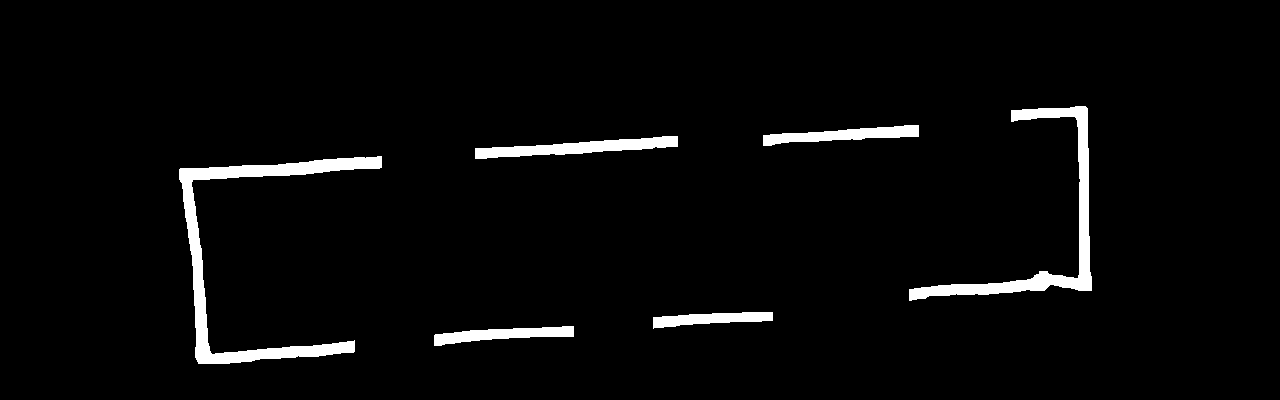
#> input picture removed.jpeg, 1280 x 400 px
$ python -i preprocess.py   (imports and definitions only)
#> lines starting #> are read from the running program, lines starting #| are printed output that depends on the picture; after the words box and inside, x2 and y2 are one past the last pixel; in counts of white or black regions, pixels touching at a corner belong together
import cv2
import numpy as np
from sklearn.cluster import DBSCAN

transition_list = []

def initial_filtering(img):
    # converting to grey scale
    img = cv2.cvtColor(img, cv2.COLOR_RGB2GRAY)
    # applying adaptive threshold
    img = cv2.adaptiveThreshold(img, 255, cv2.ADAPTIVE_THRESH_MEAN_C, cv2.THRESH_BINARY_INV, 31, 21)
    transition_list.append(img)
    # opening i.e. eroding the img and then dialating it for removing noise & dialating again
    k3 = cv2.getStructuringElement(cv2.MORPH_RECT, (3,3))
    img = cv2.morphologyEx(img, cv2.MORPH_OPEN, k3, iterations=2)
    k3_2 = cv2.getStructuringElement(cv2.MORPH_RECT, (3,3))
    transition_list.append(img)
    img = cv2.dilate(img, k3_2, iterations=2)


    return img

def cluster_anchor_points(img, original_img):
    anchor_points = cv2.goodFeaturesToTrack(image=img,maxCorners=100,qualityLevel=0.40,minDistance=20, blockSize=15)
    anchor_points = np.float32(anchor_points.reshape((-1, 2)))
    clustering = DBSCAN(eps=80, min_samples=4).fit(anchor_points)
    labels = clustering.labels_
    unique_labels, counts = np.unique(labels, return_counts=True)

    # add intial clustering to transition list
    cluster_plot = original_img.copy()
    for l in unique_labels:
        if l == -1: continue
        px = [int(i[0]) for i in anchor_points[labels == l]]
        py = [int(i[1]) for i in anchor_points[labels == l]]
        color = np.random.choice(range(256), size=3)
        color = (int (color [ 0 ]), int (color [ 1 ]), int (color [ 2 ]))
        for i in range(len(px)):
            cv2.circle(cluster_plot, (px[i], py[i]), 5, color=tuple(color), thickness=10)

    transition_list.append(cluster_plot)

    # calculating mean cords of each cluster
    cluster_centers = []
    for label in unique_labels:
        if label == -1:
            continue
        cluster_points = anchor_points[labels == label]
        cluster_center = np.mean(cluster_points, axis=0)
        cluster_centers.append(cluster_center)

    # perform fast algorithm to detect corners
    fast = cv2.FastFeatureDetector_create(threshold=20, nonmaxSuppression=False, type=cv2.FAST_FEATURE_DETECTOR_TYPE_9_16)
    kp = fast.detect(img, None)

    # add fast algorithm to transition list
    transition_list.append(cv2.drawKeypoints(original_img.copy(), kp, None, color=(255,0,0)))

    # combining clustering outputs
    fast_features = [np.array([int(kp[i].pt[0]), int(kp[i].pt[1])]) for i in range(len(kp))]
    final_keypoints = anchor_points.copy()
    final_labels = labels.copy()

    for i in fast_features:
        for j in range(len(cluster_centers)):
            if np.linalg.norm(i-cluster_centers[j]) < 60:
                final_keypoints = np.vstack((final_keypoints, [i]))
                final_labels = np.append(final_labels, unique_labels[j+1])
                break

    # add combined clustering to transition list
    final_cluster = original_img.copy()
    for l in unique_labels:
        if l == -1: continue
        px = [int(i[0]) for i in final_keypoints[final_labels == l]]
        py = [int(i[1]) for i in final_keypoints[final_labels == l]]
        color = np.random.choice(range(256), size=3)
        color = (int (color [ 0 ]), int (color [ 1 ]), int (color [ 2 ]))
        for i in range(len(px)):
            cv2.circle(final_cluster, (px[i], py[i]), 5, color=tuple(color), thickness=10)

    transition_list.append(final_cluster)

    return final_keypoints, final_labels, unique_labels, counts


def remove_components(img, anchor_points, labels, unique_labels, counts):
    components_ext = []
    rects = []
    rects_contour = []

    ext_img = img.copy()
    for l,_ in enumerate(counts):
        if l == 0: continue
        px = [int(i[0]) for i in anchor_points[labels == unique_labels[l]]]
        py = [int(i[1]) for i in anchor_points[labels == unique_labels[l]]]
        if abs(max(py)-min(py))*abs(max(px)-min(px)) > 700:
            components_ext.append(ext_img[min(py)-15:max(py)+15, min(px)-15:max(px)+15])
            img[min(py)-15:max(py)+15, min(px)-15:max(px)+15] = 0
            rects_contour.append((np.array([[min(px)-15, min(py)-15],[max(px)+15, min(py)-15],[max(px)+15, max(py)+15],[min(px)-15, max(py)+15]])))
            rects.append([min(px)-22,max(px)+22,min(py)-22,max(py)+22])

    transition_list.append(img)

    return img, rects, rects_contour, components_ext

def wire_mapping(img, rects, rects_contour, original_img):
    cnts = cv2.findContours(img, cv2.RETR_EXTERNAL, cv2.CHAIN_APPROX_SIMPLE)
    filtered_cnts = [c for c in cnts[0] if cv2.contourArea(c) > 600]

    wiring_dict = {}
    last_key = 0
    for c in filtered_cnts:
        for rect in rects:
            for p in c:
                # rect[0] is xmin, rect[1] is xmax, rect[2] is ymin, rect[3] is ymax
                # p[0][0] is x, p[0][1] is y
                if p[0][0] >= rect[0] and p[0][0] <= rect[1] and p[0][1] >= rect[2] and p[0][1] <= rect[3]:
                    if last_key not in wiring_dict.keys():
                        wiring_dict[last_key] = [rect]
                    else:
                        wiring_dict[last_key].append(rect)
                    break
        last_key += 1

    key = 0
    dict_len = len(wiring_dict)
    del_wire = []
    while key < dict_len:
        if len(wiring_dict[key]) == 1:
            del_wire.append(key)
            del wiring_dict[key]
        key += 1

    for i in del_wire:
        del filtered_cnts[i]

    cv2.drawContours(original_img, tuple(rects_contour), -1, (255,0,0), 3)
    cv2.drawContours(original_img, filtered_cnts, -1, (0,255,0), 10)

    return original_img


def driver_preprocess(img):
    transition_list.clear()
    original_img = img.copy()
    img = initial_filtering(img)
    anchor_points, labels, unique_labels, counts = cluster_anchor_points(img.copy(), original_img)
    img, rects, rects_contour, components = remove_components(img, anchor_points, labels, unique_labels, counts)
    img = wire_mapping(img, rects, rects_contour, original_img)
    return img, transition_list, components, rects

>>> import cv2
>>> picture = cv2.cvtColor(cv2.imread('removed.jpeg'), cv2.COLOR_BGR2RGB)
#> picture is the input picture: shape (400, 1280, 3); min 0, max 255, mean 8.6
>>> result = driver_preprocess(picture)
#> in initial_filtering, `img = cv2.adaptiveThreshold(img, 255, cv2.ADAPTIVE_THRESH_MEAN_C, cv2...`:
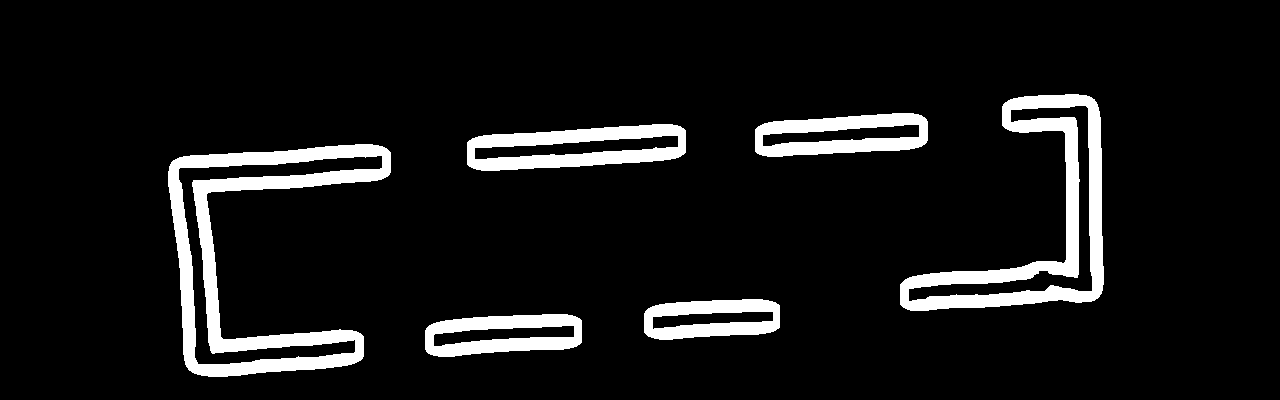
#> img: shape (400, 1280); 8.4% white; 6 white regions, box (x1, y1, x2, y2) and area: (168, 144, 391, 377) 14047, (900, 94, 1104, 311) 11138, (467, 124, 686, 171) 5670, (755, 113, 928, 157) 4473, (425, 314, 582, 357) 4052, (644, 299, 780, 340) 3499
#> in initial_filtering, `img = cv2.morphologyEx(img, cv2.MORPH_OPEN, k3, iterations=2)`: img: shape (400, 1280); 8.4% white; 6 white regions, box (x1, y1, x2, y2) and area: (168, 144, 391, 377) 14040, (900, 94, 1104, 311) 11119, (467, 124, 686, 171) 5668, (755, 113, 928, 157) 4471, (425, 314, 582, 357) 4052, (644, 299, 780, 340) 3499
#> in initial_filtering, `img = cv2.dilate(img, k3_2, iterations=2)`:
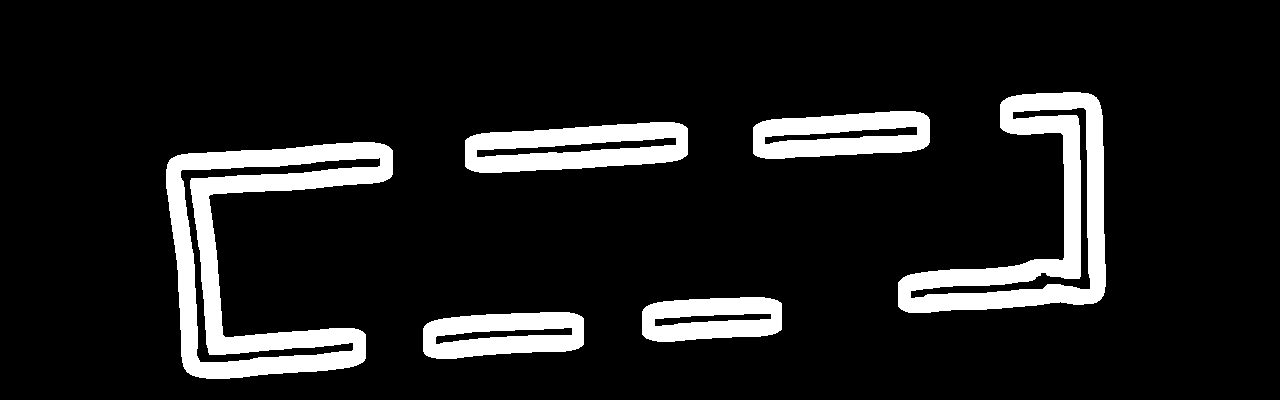
#> img: shape (400, 1280); 11.3% white; 6 white regions
#> in cluster_anchor_points, `anchor_points = cv2.goodFeaturesToTrack(image=img,maxCorners=100,quali..`: anchor_points = 19 rows, first 8: [187, 176], [1083, 282], [1079, 114], [1057, 253], [203, 355], [215, 200], [1056, 139], [228, 330]
#> in cluster_anchor_points, `labels = clustering.labels_`: labels = 19 values from -1 to -1
#> in cluster_anchor_points, `unique_labels, counts = np.unique(labels, return_counts=True)`: unique_labels = [-1]; counts = [19]
#> the loop in cluster_anchor_points, `for l in unique_labels:` made 1 pass
#> the loop in cluster_anchor_points, `for label in unique_labels:` made 1 pass
#> after the loop in cluster_anchor_points, `for label in unique_labels:`: cluster_centers = []
#> in cluster_anchor_points, `kp = fast.detect(img, None)`: kp = 299 keypoints; strongest (x, y, size): (1096, 97, 7), (1002, 101, 7), (1000, 104, 7), (1082, 108, 7)
#> in cluster_anchor_points, `fast_features = [np.array([int(kp[i].pt[0]), int(kp[i].pt[1])]) for i ..`: fast_features = 299 pairs, first value 167 to 1100, second value 97 to 372
#> in cluster_anchor_points, `final_keypoints = anchor_points.copy()`: final_keypoints has the same summary as anchor_points
#> in cluster_anchor_points, `final_labels = labels.copy()`: final_labels = 19 values from -1 to -1
#> the loop in cluster_anchor_points, `for i in fast_features:` made 299 passes
#> i on passes 1 to 3: [1096, 97], [1002, 101], [1000, 104]
#> in driver_preprocess, `anchor_points, labels, unique_labels, counts = cluster_anchor_points(i..`: unique_labels = [-1]; counts = [19]
#> the loop in remove_components, `for l,_ in enumerate(counts):` made 1 pass
#> l on pass 1: 0
#> after the loop in remove_components, `for l,_ in enumerate(counts):`: components_ext = []
#> in wire_mapping, `cnts = cv2.findContours(img, cv2.RETR_EXTERNAL, cv2.CHAIN_APPROX_SIMPLE)`: cnts = 6 contours; box (x1, y1, x2, y2) and area: (166, 142, 393, 379) 22176, (898, 92, 1106, 313) 17310, (465, 122, 688, 173) 8684, (753, 111, 930, 159) 6778, (423, 312, 584, 359) 6138, (642, 297, 782, 342) 5265
#> in wire_mapping, `filtered_cnts = [c for c in cnts[0] if cv2.contourArea(c) > 600]`: filtered_cnts has the same summary as cnts
#> the loop in wire_mapping, `for c in filtered_cnts:` made 6 passes
#> after the loop in wire_mapping, `for c in filtered_cnts:`: last_key = 6; wiring_dict = 0 items
#> in wire_mapping, `dict_len = len(wiring_dict)`: dict_len = 0
#> after the loop in wire_mapping, `while key < dict_len:`: del_wire = []; key = 0
#> in wire_mapping, `cv2.drawContours(original_img, filtered_cnts, -1, (0,255,0), 10)`:
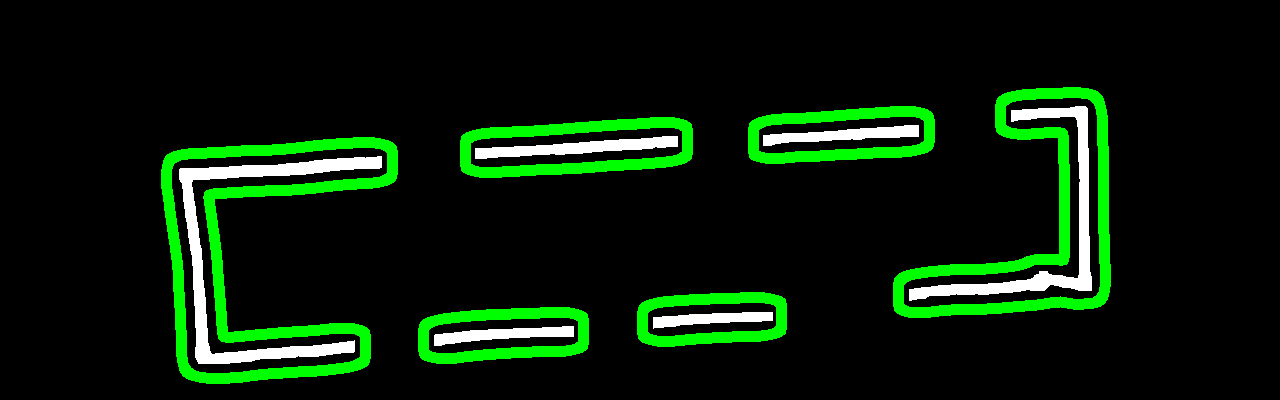
#> original_img: shape (400, 1280, 3); 7.92% of pixels changed, all inside (x1, y1, x2, y2) = (161, 87, 1111, 384)
